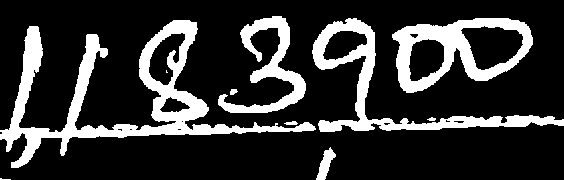
#> input picture Desktop/kiu_document_system/.tmp_raw_roi.png, 564 x 180 px
$ python -i ocr.py   (imports and definitions only)
#> lines starting #> are read from the running program, lines starting #| are printed output that depends on the picture; after the words box and inside, x2 and y2 are one past the last pixel; in counts of white or black regions, pixels touching at a corner belong together
### Desktop/kiu_document_system/python/preprocess.py
from __future__ import annotations

from pathlib import Path
from typing import Optional

import numpy as np


# [4 lines left out: function preprocess_image, not called in this run]


def preprocess_image_variants(path: str, expected_type: str | None = None) -> list[str]:
    """Return preprocessed image paths, with bank-slip-focused variants when applicable."""
#> called with path = '../.tmp_raw_roi.png'
    try:
        import cv2  # type: ignore
    except Exception:
        return []

    source = Path(path)
    image = cv2.imread(str(source))
#> image is the input picture: shape (180, 564, 3); 20.1% white; 10 white regions (2 under 20 px), largest, box (x1, y1, x2, y2) and area: (0, 20, 316, 168) 8815, (312, 18, 564, 132) 4380, (392, 18, 533, 93) 4217
    if image is None:
        return []

    gray = cv2.cvtColor(image, cv2.COLOR_BGR2GRAY)
    gray = cv2.fastNlMeansDenoising(gray, h=25)
    base_processed = cv2.adaptiveThreshold(
        gray,
        255,
        cv2.ADAPTIVE_THRESH_GAUSSIAN_C,
        cv2.THRESH_BINARY,
        31,
        11,
    )
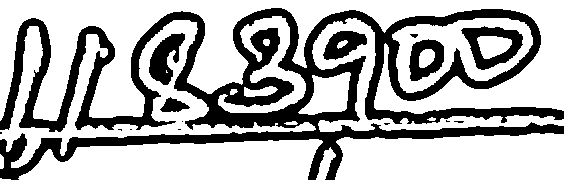
#> base_processed: shape (180, 564); 68.6% white; 15 black regions (8 under 20 px), largest, box (x1, y1, x2, y2) and area: (0, 8, 564, 180) 27630, (461, 26, 523, 70) 1226, (149, 33, 185, 85) 996

    outputs: list[str] = []

    out_path = source.with_name(source.stem + "_ocr_preprocessed.png")
    cv2.imwrite(str(out_path), base_processed)
    outputs.append(str(out_path))

    if expected_type == "bank_slip":
        # Add a high-contrast variant to make handwritten totals clearer.
        clahe = cv2.createCLAHE(clipLimit=2.5, tileGridSize=(8, 8))
        enhanced = clahe.apply(gray)
        bank_processed = cv2.adaptiveThreshold(
            enhanced,
            255,
            cv2.ADAPTIVE_THRESH_GAUSSIAN_C,
            cv2.THRESH_BINARY,
            35,
            8,
        )
        bank_path = source.with_name(source.stem + "_ocr_bank_preprocessed.png")
        cv2.imwrite(str(bank_path), bank_processed)
        outputs.append(str(bank_path))

        # Crop the lower section where TOTAL and amount-in-words are typically placed.
        height, width = bank_processed.shape[:2]
        y0 = int(height * 0.55)
        y1 = int(height * 0.98)
        x0 = int(width * 0.04)
        x1 = int(width * 0.96)
        if y1 > y0 and x1 > x0:
            lower_crop = bank_processed[y0:y1, x0:x1]
            if lower_crop.size > 0:
                crop_path = source.with_name(source.stem + "_ocr_bank_total_crop.png")
                cv2.imwrite(str(crop_path), lower_crop)
                outputs.append(str(crop_path))

    return outputs


# [68 lines left out: function preprocess_handwritten_digit_line_variants, not called in this run]

### Desktop/kiu_document_system/python/ocr.py
from __future__ import annotations

import os
import re
import shutil
import subprocess
import uuid
from pathlib import Path

from preprocess import preprocess_image_variants


IMAGE_EXTENSIONS = {".jpg", ".jpeg", ".png", ".bmp", ".tif", ".tiff"}
OCR_PSM_MODES = (3, 12, 11, 6)
_COMMON_OCR_KEYWORDS = (
    "admission",
    "certificate",
    "school",
    "student",
    "university",
    "bank",
    "receipt",
    "reference",
    "date",
    "name",
    "program",
    "course",
    "result",
    "exam",
    "academic",
    "campus",
    "uganda",
    "admitted",
)
_TYPE_OCR_HINTS = {
    "admission_letter": (
        "admission",
        "admitted",
        "offer",
        "program",
        "programme",
        "entry",
        "intake",
        "registrar",
    ),
    "certificate": (
        "certificate",
        "exam",
        "grade",
        "result",
        "education",
        "school",
        "university",
    ),
    "former_school_id": (
        "school",
        "student",
        "id",
        "card",
        "valid",
        "institution",
        "member",
        "year",
    ),
    "bank_slip": (
        "bank",
        "receipt",
        "reference",
        "transaction",
        "amount",
        "paid",
        "deposit",
        "cash",
        "teller",
    ),
    "award_letter": (
        "award",
        "bursary",
        "scholarship",
        "sponsorship",
        "financial",
        "aid",
    ),
    "national_id_passport": (
        "national",
        "passport",
        "identity",
        "citizenship",
        "dob",
    ),
}


def _find_executable(name: str, env_name: str, candidates: list[str]) -> str | None:
    configured = os.environ.get(env_name)
    if configured and Path(configured).is_file():
        return configured

    discovered = shutil.which(name)
    if discovered:
        return discovered

    for candidate in candidates:
        expanded = Path(os.path.expandvars(candidate))
        if expanded.is_file():
            return str(expanded)

    return None


# [17 lines left out: function _run_command, not called in this run]


def _ocr_with_tesseract(image_path: str, psm: int) -> str:
    tesseract = _find_executable("tesseract", "TESSERACT_PATH", [
        r"C:\Program Files\Tesseract-OCR\tesseract.exe",
        r"C:\Program Files (x86)\Tesseract-OCR\tesseract.exe",
    ])
    if not tesseract:
        return ""

    return _run_command([tesseract, image_path, "stdout", "--oem", "1", "--psm", str(psm)], timeout=35)


# [112 lines left out: functions _ocr_tesseract_digits_whitelist, _digits_whitelist_ocr_candidates, _score_candidate, _best_text_candidate, _extract_pdf_text_candidates, not called in this run]


def _extract_image_text_candidates(path: str, expected_type: str | None = None) -> list[str]:
    prepared_paths = preprocess_image_variants(path, expected_type)
    if not prepared_paths:
        prepared_paths = [path]

    handwritten_paths: list[str] = []
    if expected_type == "bank_slip":
        try:
            from preprocess import preprocess_handwritten_digit_line_variants

            handwritten_paths = preprocess_handwritten_digit_line_variants(path)
        except Exception:
            handwritten_paths = []

    merged_paths = list(dict.fromkeys(prepared_paths + handwritten_paths))

    candidates: list[str] = []

    # Full-page binarization variants multiply cost; whitelist digits only on raw + ink-focused stacks.
    digit_whitelist_base_paths = (
        list(dict.fromkeys([path] + handwritten_paths))
        if expected_type == "bank_slip"
        else []
    )

    for prepared_path in merged_paths:
        for psm in OCR_PSM_MODES:
            text = _ocr_with_tesseract(prepared_path, psm)
            if text:
                candidates.append(text)

    if digit_whitelist_base_paths:
        for base_path in digit_whitelist_base_paths:
            for dz in _digits_whitelist_ocr_candidates(base_path):
                candidates.append(dz)

    return candidates


def _extract_image_text(path: str, expected_type: str | None = None) -> str:
    return _best_text_candidate(_extract_image_text_candidates(path, expected_type), expected_type)


# [58 lines left out: functions _text_needs_image_ocr, _extract_scanned_pdf_text_candidates, not called in this run]


def extract_text_candidates(path: str, expected_type: str | None = None) -> list[str]:
    file_path = Path(path)
    suffix = file_path.suffix.lower()

    if suffix == ".pdf":
        return _extract_pdf_text_candidates(str(file_path), expected_type)

    if suffix in IMAGE_EXTENSIONS:
        return _extract_image_text_candidates(str(file_path), expected_type)

    try:
        raw = file_path.read_bytes()[:262144]
        text = raw.decode("utf-8", errors="ignore").strip()
        return [text] if text else []
    except Exception:
        return []


# [16 lines left out: function extract_text, not called in this run]

>>> result = extract_text_candidates('../.tmp_raw_roi.png')
